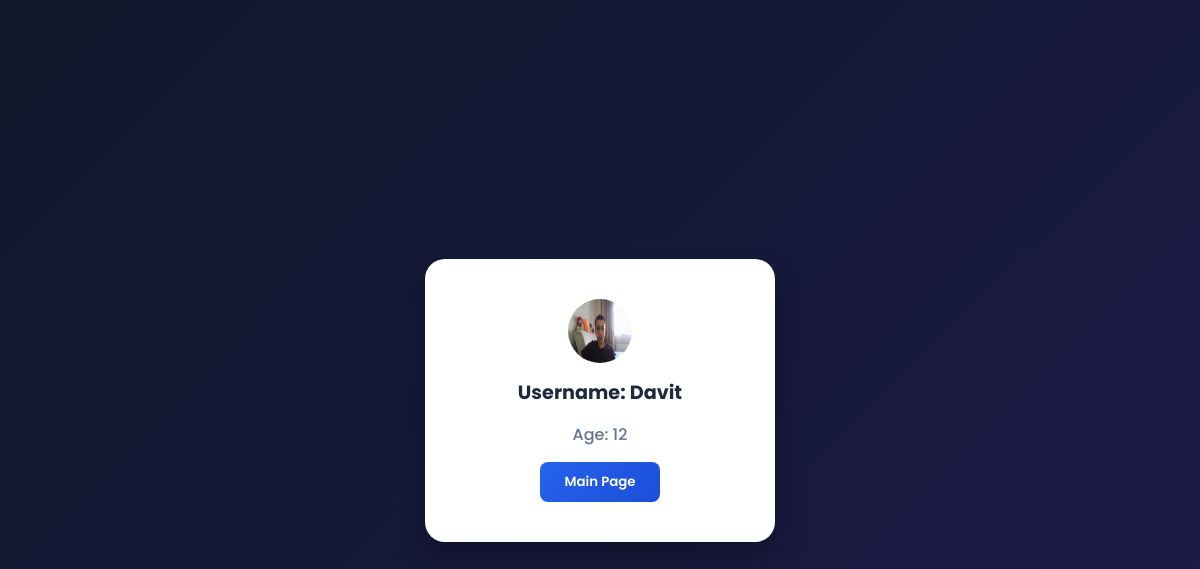
Page /users/user_details/14/ on the committed database.
### accounts/models.py (models this page shows)
class User(AbstractUser):
    age = models.IntegerField()
    profile_picture = models.ImageField(upload_to='profile/', default='', null=True, blank=True)

### accounts/views.py (the view)
# urls.py: path('user_details/<int:id>/', views.user_details, name='users'),
def user_details(req, id):
    context = {
        'users': User.objects.get(id=id)
    }
    return render(req, 'user_details.html', context)

### accounts/templates/user_details.html (shortened to what this page needs)
{% load static %}
<!DOCTYPE html>
<html lang="en">
<head>
    <link rel="stylesheet" href="{% static "user_details.css" %}">
</head>
<body>
    <div>
        {% if users.profile_picture %}
            <img src="{{ users.profile_picture.url }}" style='width: 64px; height: 64px; border-radius: 50%;'>
        {% endif %}
        <h1>Username: {{ users.username }}</h1>
        <p>Age: {{ users.age }}</p>
        <a href="{% url "all_post" %}"><button id='btn'>Main Page</button></a>
    </div>
</body>
</html>

### accounts/static/user_details.css (style rules this page uses)
* { margin: 0; padding: 0; box-sizing: border-box; font-family: 'Poppins', sans-serif; }
body { background: linear-gradient(135deg, #0f172a 0%, #1e1b4b 100%); width: 100%; min-height: 100vh; display: flex; justify-content: center; align-items: center; padding: 20px 15px; }
div { width: 100%; max-width: 350px; padding: 40px 30px; background: #ffffff; border-radius: 20px; box-shadow: 0 15px 30px rgba(0, 0, 0, 0.3); display: flex; flex-direction: column; align-items: center; gap: 15px; }
h1 { font-size: 1.2rem; color: #1e293b; text-align: center; }
p { color: #64748b; font-size: 1rem; font-weight: 500; text-align: center; }
#btn { border: none; color: white; background: linear-gradient(135deg, #2563eb 0%, #1d4ed8 100%); padding: 10px 24px; border-radius: 8px; cursor: pointer; font-weight: 600; transition: transform 0.2s ease, box-shadow 0.2s ease; }

### rows in the picture
User: profile_picture (picture), username "Davit", age "12"
